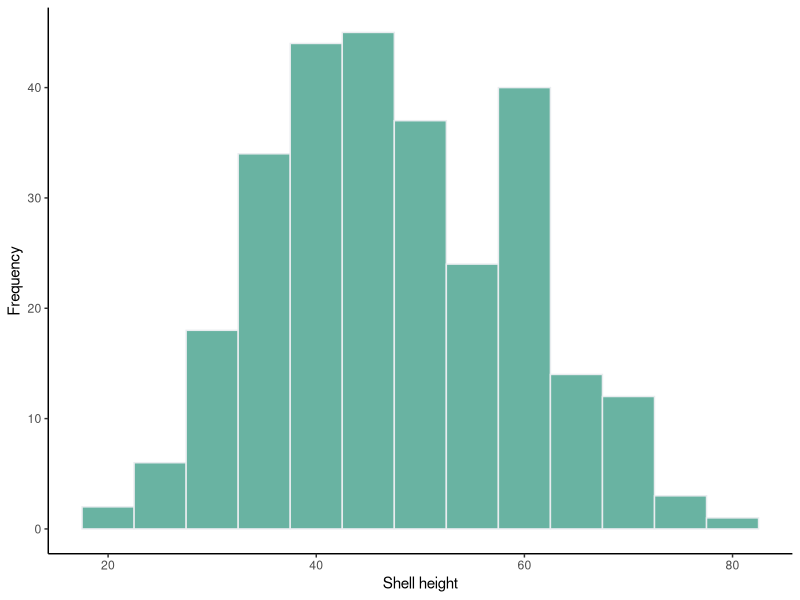
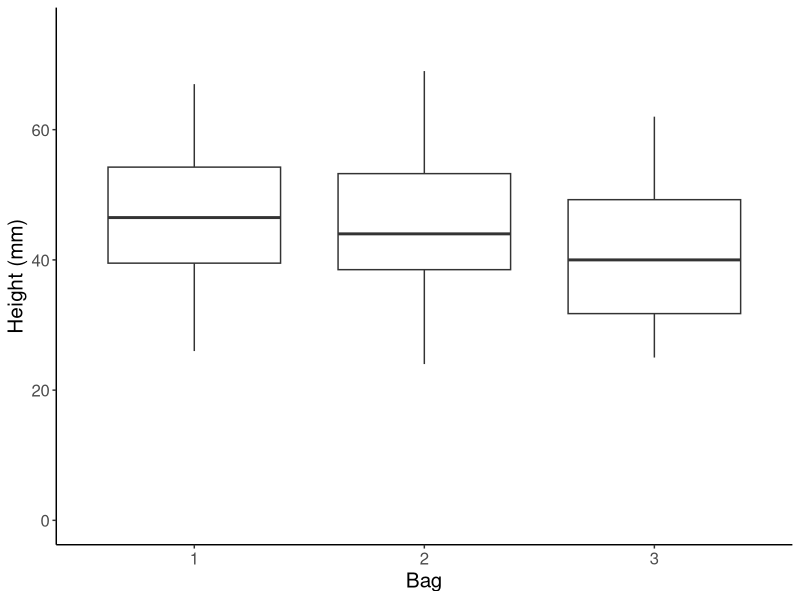
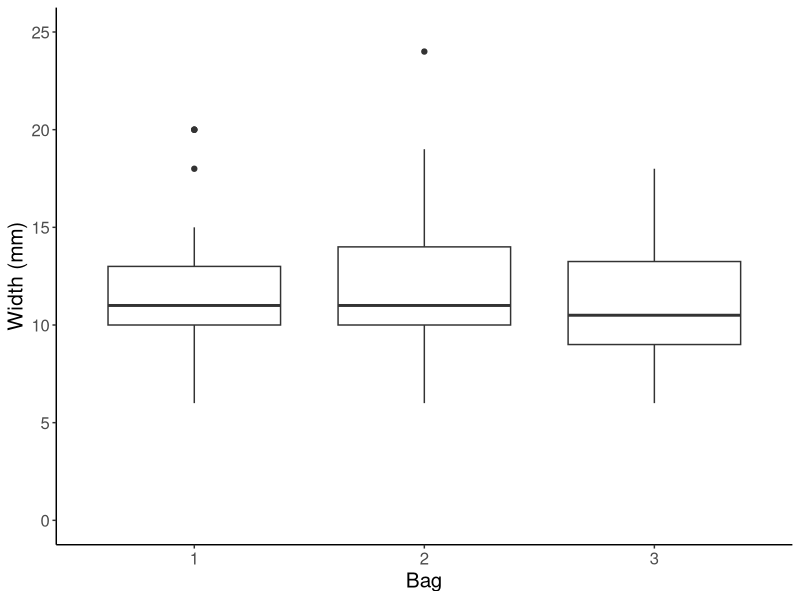
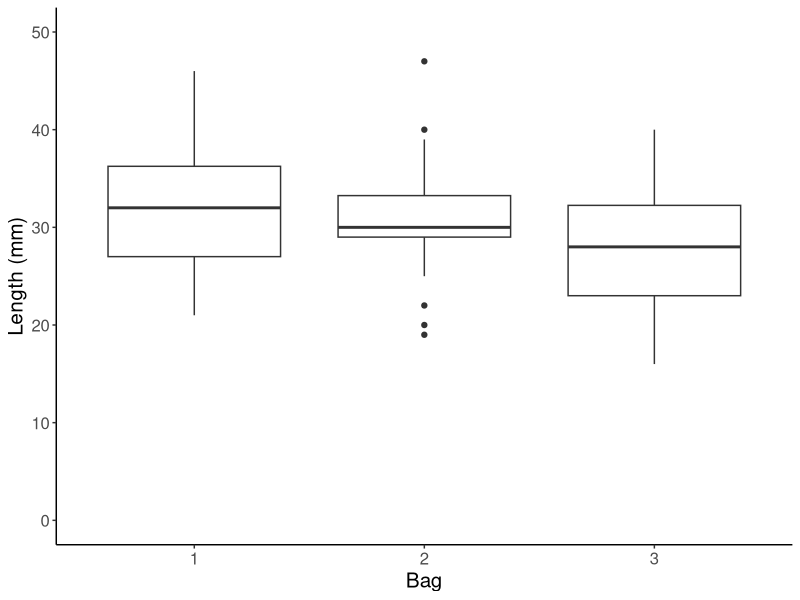
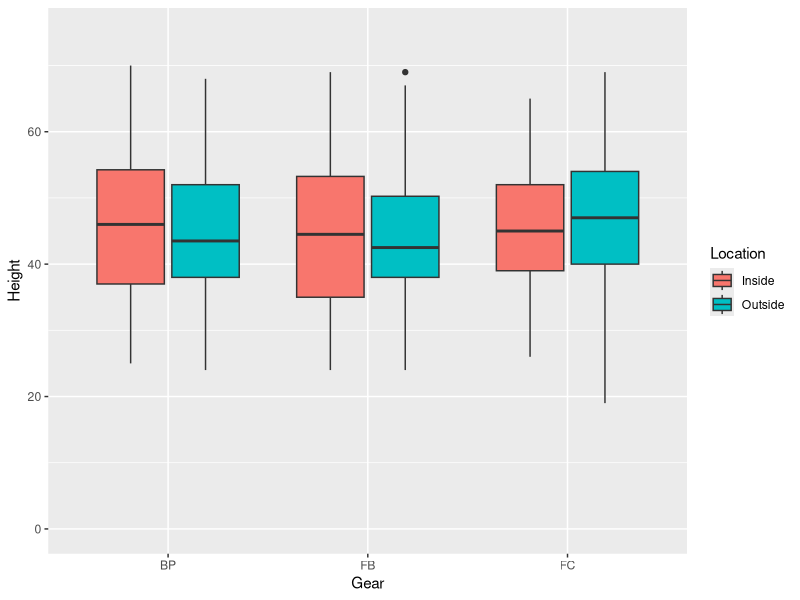
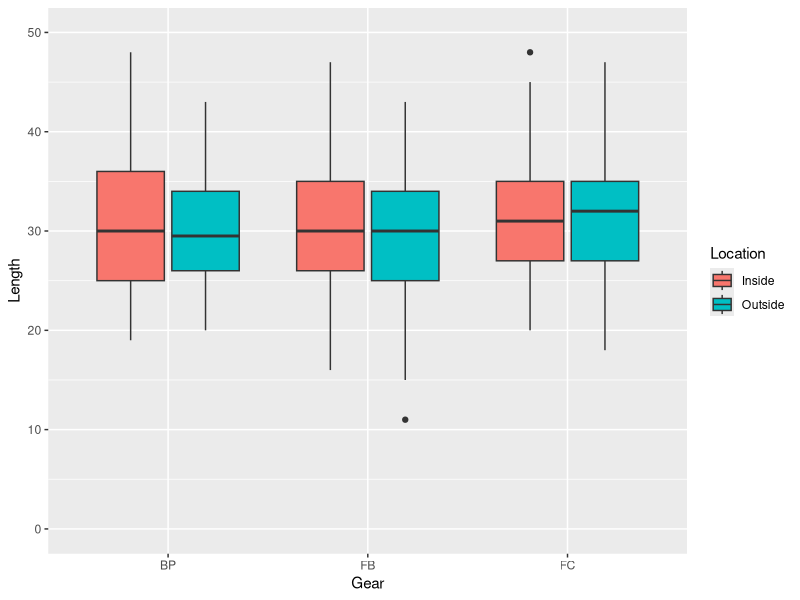
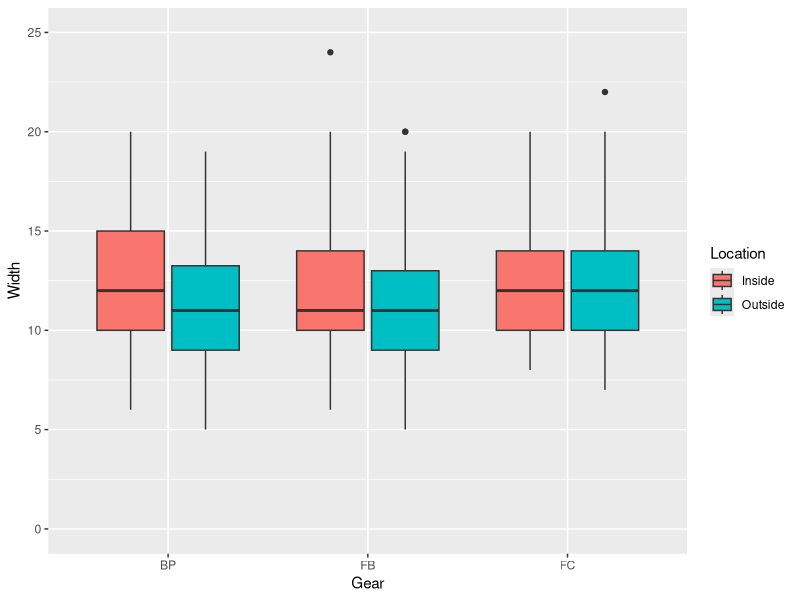

Source code (R) for these figures, in order:
## ---- chunk 1
initialHeights1<-c(63,32,48,61,71,41,58,69,33,34,70,61,61,51,39,45,61,60,61,67,60,55,40,69,55,29,60,46,46,53,75,42,21,35,72,61,48,46,47,73,55,31,43,37,52,56,52,40,63,48,50,19,59,59,47,63,41,41,26,35,48,64,44,60,40,49,47,35,55,45,60,42,42,46,49,56,48,45,40,37,60,59,37,28,51,61,45,35,26,54,41,44,58,39,41,47,34,47,50,52,55,43,44,45,41,26,50,38,41,58,42,37,36,48,28,24,32,29,45,70,64,67,24,35,63,56,41,37,47,55,38,75,47,43,40,39,65,50,42,42,40,60,28,36,60,64,48,48,50,49,33,34,40,43,59,46,30,38,58,43,45,35,34,37,48,58,58,42,46,57,44,24,40,40,41,37,59,57,68,40,45,49,50,35,35,30,36,30,32,70,34,41,54,29,43,52,32,37,38,70,42,32,56,37,35,58,50,38,42,43,55,60,43,68,46,60,53,55,59,55,32,50,41,64,37,59,57,52,55,50,38,60,61,37,60,62,55,45,63,47,35,62,61,65,36,62,59,42,39,49,35,50,49,46,43,45,34,44,44,30,41,49,45,41,42,48,32,80,69,69,50,46,57,45,59,63,56,51,45,51)
## ---- chunk 2
oysterAvgInitial<-mean(initialHeights1)
oysterAvgInitial
initialHeightSD<-sd(initialHeights1)
initialHeightSD
shapiro.test(initialHeights1)
## ---- chunk 3
upperLimit<-oysterAvgInitial+2*initialHeightSD
upperLimit
lowerLimit<-oysterAvgInitial-2*initialHeightSD
lowerLimit
## ---- chunk 4
initialHeights<-data.frame(initialHeights1)
## ---- chunk 5
library(ggplot2)
ggplot(initialHeights,aes(x=initialHeights1))+geom_histogram(binwidth = 5, fill="#69b3a2", color="#e9ecef")+theme_classic()+xlab("Shell height")+ylab("Frequency")
## ---- chunk 6
SamplingOne<-read.csv("6_14.csv")
FBout<-SamplingOne[SamplingOne$Treatment == "FBo",]
library(car)
NewBag<-as.character(FBout$Bag)
FBout$Bag<-NewBag
height.levene<-leveneTest(Height~Bag, data=FBout)
## ---- chunk 7
bag1height<- FBout[FBout$Bag == "1","Height"]
bag1height.normality<-shapiro.test(bag1height) #Normal
bag2height<- FBout[FBout$Bag == "2","Height"]
bag2height.normality<-shapiro.test(bag2height) #Normal
bag3height<- FBout[FBout$Bag == "3","Height"]
bag3height.normality<-shapiro.test(bag3height) #Normal
bag4height<- FBout[FBout$Bag == "Rep","Height"]
bag4height.normality<-shapiro.test(bag4height) #Normal
## ---- chunk 8
HeightResults<-aov(Height~Bag, data=FBout)
summary(HeightResults)
## ---- chunk 9
length.levene<-leveneTest(Length~Bag, data=FBout)
## ---- chunk 10
 
bag1length<- FBout[FBout$Bag == "1","Length"]
shapiro.test(bag1length) #Normal
bag2length<- FBout[FBout$Bag == "2","Length"]
shapiro.test(bag2length) #Normal
bag3length<- FBout[FBout$Bag == "3","Length"]
shapiro.test(bag3length) #Normal
bag4length<- FBout[FBout$Bag == "Rep","Length"]
shapiro.test(bag4length) #Normal
## ---- chunk 11
LengthResults<-aov(Length~Bag, data=FBout)
summary(LengthResults)
## ---- chunk 12
leveneTest(Width~Bag, data=FBout)
## ---- chunk 13
bag1width<- FBout[FBout$Bag == "1","Width"]
shapiro.test(bag1width) #Normal
bag2width<- FBout[FBout$Bag == "2","Width"]
shapiro.test(bag2width) #Not normal, p=0.0231
bag3width<- FBout[FBout$Bag == "3","Width"]
shapiro.test(bag3width) #Normal
bag4width<- FBout[FBout$Bag == "Rep","Width"]
shapiro.test(bag4width) #Not normal, p=0.04589
## ---- chunk 14
kruskal.test(Width~Bag, data=FBout)
## ---- chunk 15
WidthResults<-aov(Width~Bag, data=FBout)
summary(WidthResults)
## ---- chunk 16
FBin<-SamplingOne[SamplingOne$Treatment == "FBi",]
#Testing variances (all good)
leveneTest(Height~Bag, data=FBin)
leveneTest(Length~Bag, data=FBin)
leveneTest(Width~Bag, data=FBin)

#Testing height for normality (assumption violated)
bag1height_in<- FBin[FBin$Bag == "1","Height"]
shapiro.test(bag1height_in)
bag2height_in<- FBin[FBin$Bag == "2","Height"]
shapiro.test(bag2height_in)
bag3height_in<- FBin[FBin$Bag == "3","Height"]
shapiro.test(bag3height_in) #p=0.04558

#Testing length for normality (all good)
bag1length_in<- FBin[FBin$Bag == "1","Length"]
shapiro.test(bag1length)
bag2length_in<- FBin[FBin$Bag == "2","Length"]
shapiro.test(bag2length_in)
bag3length_in<- FBin[FBin$Bag == "3","Length"]
shapiro.test(bag3length_in)

#Testing width for normality (assumptions violated)
bag1width_in<- FBin[FBin$Bag == "1","Width"]
shapiro.test(bag1width_in) #Bag 1 not normal, p<0.001
bag2width_in<- FBin[FBin$Bag == "2","Width"]
shapiro.test(bag2width_in) #Bag 2 not normal, p=0.02344
bag3width_in<- FBin[FBin$Bag == "3","Width"]
shapiro.test(bag3width_in) #Bag 3 good
## ---- chunk 17
#Testing for significant differences between inside FB
FBin.height.interbag<-kruskal.test(Height~Bag, data=FBin)
FBin.length.interbag<-aov(Length~Bag, data=FBin)
summary(FBin.length.interbag)
FBin.width.interbag<-kruskal.test(Width~Bag, data=FBin)
## ---- chunk 18
ggplot(data = FBin, aes(x = Bag, y = Height))+geom_boxplot()+theme_classic()+xlab("Bag")+ylab("Height (mm)")+theme(text = element_text(size=15))+scale_y_continuous(limits=c(0,75))

ggplot(data = FBin, aes(x = Bag, y = Width))+geom_boxplot()+theme_classic()+xlab("Bag")+ylab("Width (mm)")+theme(text = element_text(size=15))+scale_y_continuous(limits=c(0,25))
## ---- chunk 19
ggplot(data = FBin, aes(x = Bag, y = Length))+geom_boxplot()+theme_classic()+xlab("Bag")+ylab("Length (mm)")+theme(text = element_text(size=15))+scale_y_continuous(limits=c(0,50))
## ---- chunk 20
SamplingNew<-SamplingOne[c(1:320,353:608),]
ggplot(data = SamplingNew, aes(x = Gear, y = Height, fill=Location))+geom_boxplot()+scale_y_continuous(limits=c(0,75))
## ---- chunk 21
ggplot(data = SamplingNew, aes(x = Gear, y = Length, fill=Location))+geom_boxplot()+scale_y_continuous(limits=c(0,50))
## ---- chunk 22
ggplot(data = SamplingNew, aes(x = Gear, y = Width, fill=Location))+geom_boxplot()+scale_y_continuous(limits=c(0,25))
